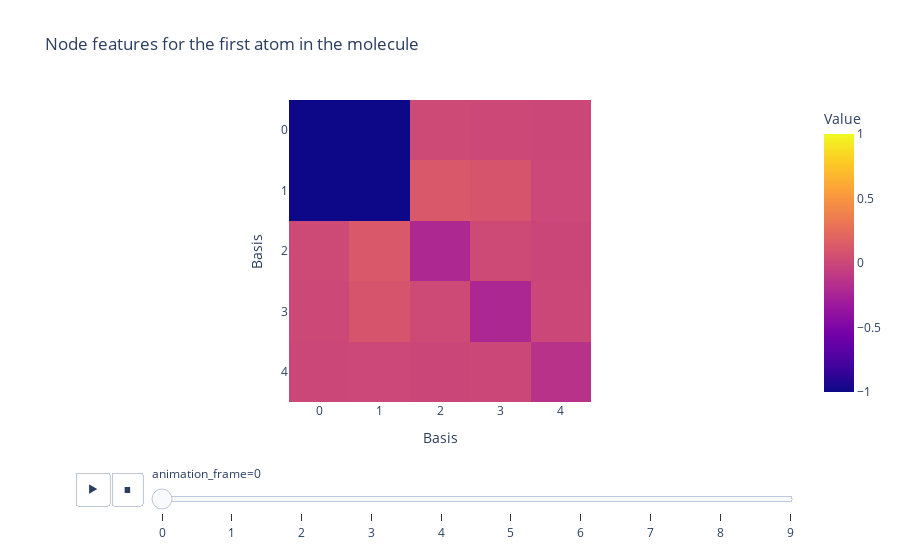

This figure's notebook cell:
### Code cell
# Plot one of the node and edge features
node_feature_idx = 0 
node_feature_view = [ node_features[i][node_feature_idx] for i in range(len(node_features)) ]
node_feature_view = np.array(node_feature_view)
fig = px.imshow(
    node_feature_view[:,0,...], animation_frame=0, labels=dict(x="Basis", y="Basis", color="Value"),
    title="Node features for the first atom in the molecule", range_color=[-1, 1]
)
# print(np.diagonal(node_feature_view[:,0,...], axis1=1, axis2=2)[:,:])
# Only show integers on the x and y axis
fig.update_xaxes(tickmode='linear')
fig.update_yaxes(tickmode='linear')
fig.show()

### Figure 1 — Plotly figure (JSON) as saved in the notebook; plotly's stock layout.template omitted (floating-point values rounded to 4 significant figures)
{"data": [{"coloraxis": "coloraxis", "hovertemplate": "Basis: %{x}<br>Basis: %{y}<br>Value: %{z}<extra></extra>", "name": "0", "type": "heatmap", "xaxis": "x", "yaxis": "y", "z": [[-18.83, -4.847, 0.01845, 0.01465, 0.0007066], [-4.847, -2.047, 0.1248, 0.09915, 0.004781], [0.01845, 0.1248, -0.2153, 0.01776, -0.00382], [0.01465, 0.09915, 0.01776, -0.2238, 0.002055], [0.0007066, 0.004781, -0.00382, 0.002055, -0.1442]]}], "layout": {"coloraxis": {"cmax": 1, "cmin": -1, "colorbar": {"title": {"text": "Value"}}, "colorscale": [[0, "#0d0887"], [0.1111, "#46039f"], [0.2222, "#7201a8"], [0.3333, "#9c179e"], [0.4444, "#bd3786"], [0.5556, "#d8576b"], [0.6667, "#ed7953"], [0.7778, "#fb9f3a"], [0.8889, "#fdca26"], [1, "#f0f921"]]}, "sliders": [{"active": 0, "currentvalue": {"prefix": "animation_frame="}, "len": 0.9, "pad": {"b": 10, "t": 60}, "steps": [{"args": [["0"], {"frame": {"duration": 0, "redraw": true}, "fromcurrent": true, "mode": "immediate", "transition": {"duration": 0, "easing": "linear"}}], "label": "0", "method": "animate"}, {"args": [["1"], {"frame": {"duration": 0, "redraw": true}, "fromcurrent": true, "mode": "immediate", "transition": {"duration": 0, "easing": "linear"}}], "label": "1", "method": "animate"}, {"args": [["2"], {"frame": {"duration": 0, "redraw": true}, "fromcurrent": true, "mode": "immediate", "transition": {"duration": 0, "easing": "linear"}}], "label": "2", "method": "animate"}, {"args": [["3"], {"frame": {"duration": 0, "redraw": true}, "fromcurrent": true, "mode": "immediate", "transition": {"duration": 0, "easing": "linear"}}], "label": "3", "method": "animate"}, {"args": [["4"], {"frame": {"duration": 0, "redraw": true}, "fromcurrent": true, "mode": "immediate", "transition": {"duration": 0, "easing": "linear"}}], "label": "4", "method": "animate"}, {"args": [["5"], {"frame": {"duration": 0, "redraw": true}, "fromcurrent": true, "mode": "immediate", "transition": {"duration": 0, "easing": "linear"}}], "label": "5", "method": "animate"}, {"args": [["6"], {"frame": {"duration": 0, "redraw": true}, "fromcurrent": true, "mode": "immediate", "transition": {"duration": 0, "easing": "linear"}}], "label": "6", "method": "animate"}, {"args": [["7"], {"frame": {"duration": 0, "redraw": true}, "fromcurrent": true, "mode": "immediate", "transition": {"duration": 0, "easing": "linear"}}], "label": "7", "method": "animate"}, {"args": [["8"], {"frame": {"duration": 0, "redraw": true}, "fromcurrent": true, "mode": "immediate", "transition": {"duration": 0, "easing": "linear"}}], "label": "8", "method": "animate"}, {"args": [["9"], {"frame": {"duration": 0, "redraw": true}, "fromcurrent": true, "mode": "immediate", "transition": {"duration": 0, "easing": "linear"}}], "label": "9", "method": "animate"}], "x": 0.1, "xanchor": "left", "y": 0, "yanchor": "top"}], "title": {"text": "Node features for the first atom in the molecule"}, "updatemenus": [{"buttons": [{"args": [null, {"frame": {"duration": 500, "redraw": true}, "fromcurrent": true, "mode": "immediate", "transition": {"duration": 500, "easing": "linear"}}], "label": "&#9654;", "method": "animate"}, {"args": [[null], {"frame": {"duration": 0, "redraw": true}, "fromcurrent": true, "mode": "immediate", "transition": {"duration": 0, "easing": "linear"}}], "label": "&#9724;", "method": "animate"}], "direction": "left", "pad": {"r": 10, "t": 70}, "showactive": false, "type": "buttons", "x": 0.1, "xanchor": "right", "y": 0, "yanchor": "top"}], "xaxis": {"anchor": "y", "constrain": "domain", "domain": [0, 1], "scaleanchor": "y", "tickmode": "linear", "title": {"text": "Basis"}}, "yaxis": {"anchor": "x", "autorange": "reversed", "constrain": "domain", "domain": [0, 1], "tickmode": "linear", "title": {"text": "Basis"}}}}
